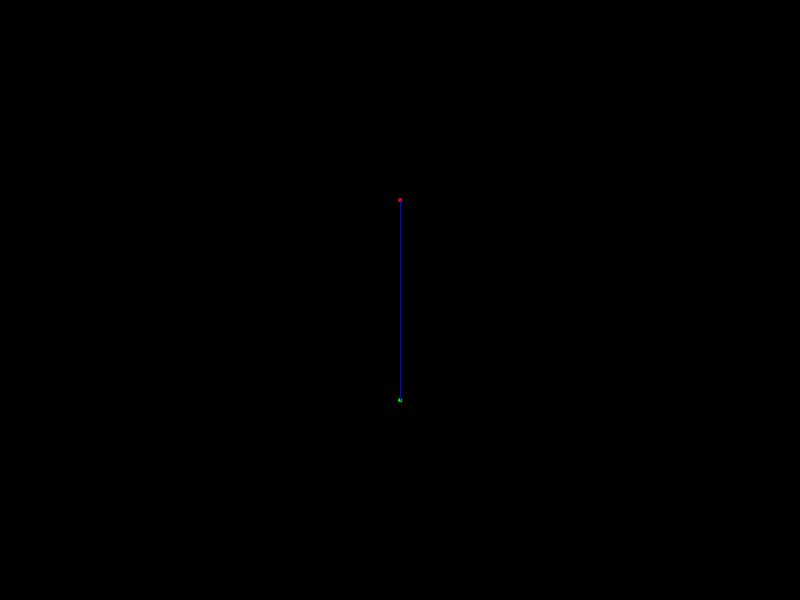
Frame 1 (no input)
Frame 60 (the mouse pressed at the canvas centre just before this capture): identical to frame 1, image omitted
Frame 120 (the mouse held since frame 60 and released just before this capture): identical to frame 1, image omitted

The Processing sketch that drew this single still picture (run headless with seeded random() and noise(); from frame 60 on, the mouse is pressed at the canvas centre):

// Processing sketch: sping
// ── sping.pde
Point p1,p2;

void setup()
{
  size(800,600);
  p1=new Point(width/2,height/3);
  p2=new Point(width/2,2*height/3);
}
void draw()
{
  background(0);
  stroke(0);
  fill(255,0,0);
  ellipse(p1.x,p1.y,5,5);
  fill(0,255,0);
  ellipse(p2.x,p2.y,5,5);
  stroke(0,0,255);
  line(p1.x,p1.y,p2.x,p2.y);
  
}
class Point{
  float x, y;
  float forceX, forceY, aX, aY, vX, vY;
  float k,m;
  Point(int a, int b)
  {
    x=a;
    y=b;
    forceX=0;
    forceY=0;
    k=.001;
    m=1;
    aX=0;
    aY=0;
    vX=0;
    vY=0;
  }
}
